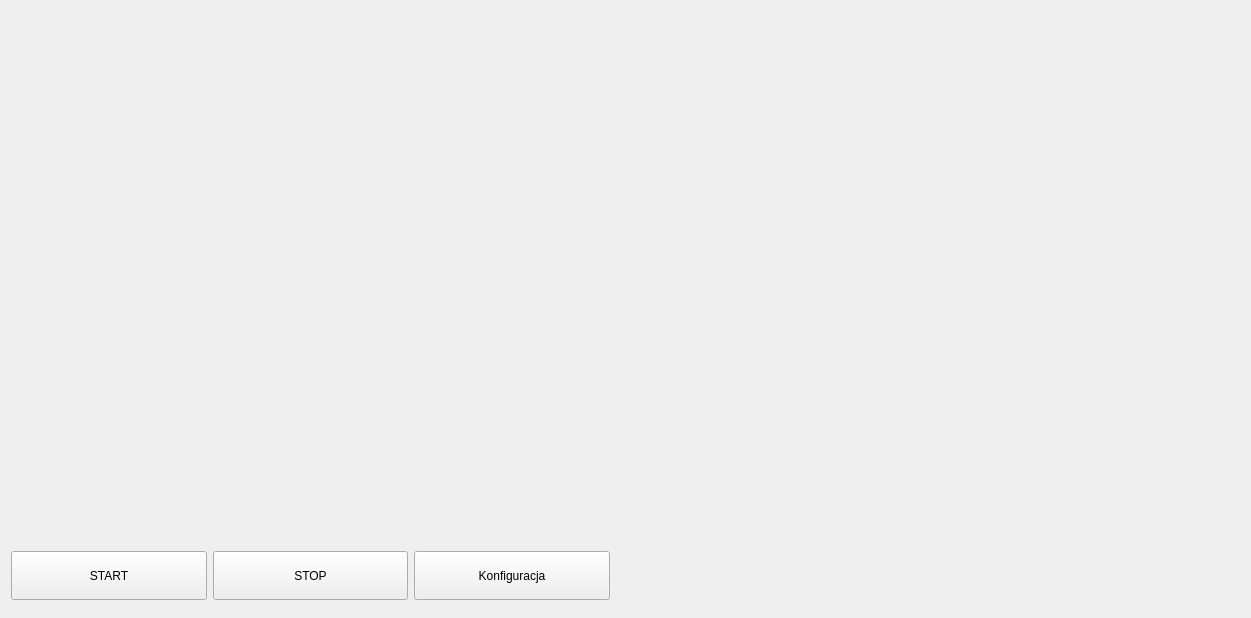
<?xml version="1.0" encoding="UTF-8"?>
<ui version="4.0">
 <class>MainWindow</class>
 <widget class="QMainWindow" name="MainWindow">
  <property name="geometry">
   <rect>
    <x>0</x>
    <y>0</y>
    <width>1251</width>
    <height>618</height>
   </rect>
  </property>
  <property name="windowTitle">
   <string>MainWindow</string>
  </property>
  <widget class="QWidget" name="centralWidget">
   <widget class="QWidget" name="gridLayoutWidget">
    <property name="geometry">
     <rect>
      <x>-1</x>
      <y>-1</y>
      <width>1251</width>
      <height>541</height>
     </rect>
    </property>
    <layout class="QGridLayout" name="gridLayout">
     <property name="sizeConstraint">
      <enum>QLayout::SetMaximumSize</enum>
     </property>
     <item row="0" column="1">
      <widget class="QLabel" name="mouthView">
       <property name="text">
        <string/>
       </property>
      </widget>
     </item>
     <item row="0" column="0">
      <widget class="QLabel" name="allFrameView">
       <property name="enabled">
        <bool>true</bool>
       </property>
       <property name="text">
        <string/>
       </property>
      </widget>
     </item>
    </layout>
   </widget>
   <widget class="QWidget" name="horizontalLayoutWidget">
    <property name="geometry">
     <rect>
      <x>0</x>
      <y>540</y>
      <width>621</width>
      <height>71</height>
     </rect>
    </property>
    <layout class="QHBoxLayout" name="horizontalLayout">
     <item>
      <widget class="QPushButton" name="startButton">
       <property name="sizePolicy">
        <sizepolicy hsizetype="Minimum" vsizetype="Expanding">
         <horstretch>0</horstretch>
         <verstretch>0</verstretch>
        </sizepolicy>
       </property>
       <property name="text">
        <string>START</string>
       </property>
      </widget>
     </item>
     <item>
      <widget class="QPushButton" name="stopButton">
       <property name="sizePolicy">
        <sizepolicy hsizetype="Minimum" vsizetype="Expanding">
         <horstretch>0</horstretch>
         <verstretch>0</verstretch>
        </sizepolicy>
       </property>
       <property name="text">
        <string>STOP</string>
       </property>
      </widget>
     </item>
     <item>
      <widget class="QPushButton" name="confWindowButton">
       <property name="sizePolicy">
        <sizepolicy hsizetype="Minimum" vsizetype="Expanding">
         <horstretch>0</horstretch>
         <verstretch>0</verstretch>
        </sizepolicy>
       </property>
       <property name="text">
        <string>Konfiguracja</string>
       </property>
      </widget>
     </item>
    </layout>
   </widget>
  </widget>
 </widget>
 <layoutdefault spacing="6" margin="11"/>
 <resources/>
 <connections/>
</ui>
